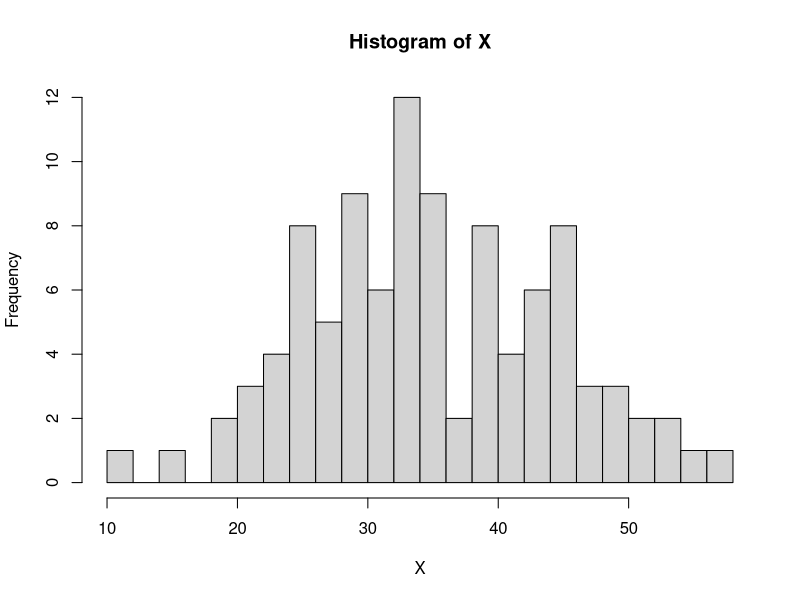
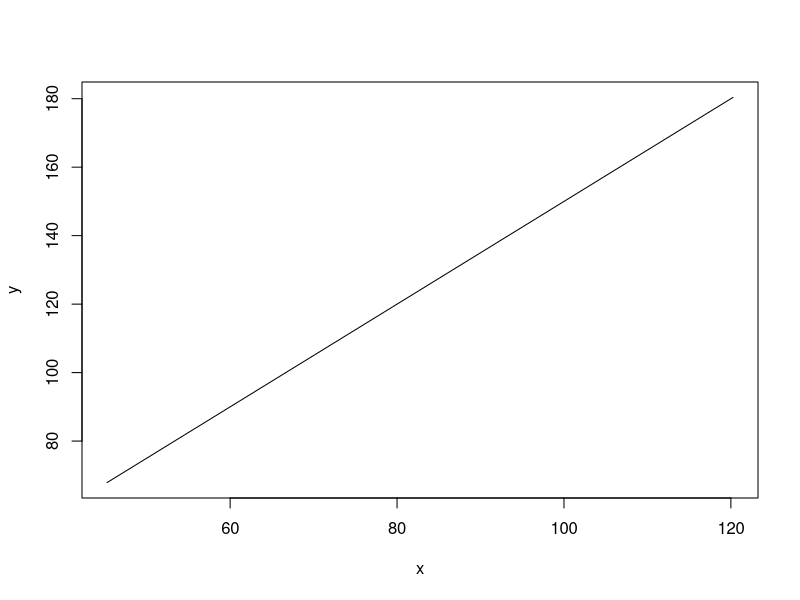

R code for these plots, in order:
## ---- chunk 1

# sample
X <- rnorm(100, mean =35, sd =10)
hist(X, breaks = 20)

sd(X*1.5)
z <- mean(X*1.5)

z2 <- 100-z

sd(X*1.5 + z2)
mean(X*1.5 + z2)

## 2a) y = 45.25 + 1.5*x

## 2b) range = 45.25 to 120.25

## 2c)
curve(x*1.5, from=45.25, to=120.25, , xlab="x", ylab="y")

## ---- chunk 2

## 4a) 

a <- log(1.42)
a

## 4b)

se_a <- (1.98/1.42)/1.96
se_a2 <- se_a/1.42
se_a2

## ---- chunk 3

p_shots <- function(prob) {
  n_shots <- 3
  x_shot <- rbinom(2,1,prob)
  repeat {
    if(x_shot[n_shots-2] == 0 & x_shot[n_shots-1] == 0){
      print(paste("shots", n_shots - 2, "and", n_shots - 1, "missed"))
      break()
    }
    else{
      x_shot <- append(x_shot, rbinom(1,1,prob))
    }
  n_shots <- n_shots + 1
  }
return(x_shot)
}

## ---- chunk 4

r_sample <- function(N, p, sampmethod = c("I", "C", "P")){
final <- c(rep(0, N))
  if(sampmethod == "I"){
    print(paste("I Sample" ,N, "observations with p = ",p))
    for(i in 1:N){
      x <- runif(1, min = 0, max = 1)
      final[i] <- x < p
    }
  }
  else if(sampmethod == "C"){
    print(paste("C Sample" ,N, "observations with p = ",p))
    x <- runif(N, min = 0, max = 1)
    sort(x)
    y <- floor(N*p)
    cut_point <- x[y]
    for(i in 1:N){
      final[i] <- i < cut_point
    }
  }
  else {
        print(paste("P Sample" ,N, "observations with p = ",p))
    is.even <- function(x) x %% 2 == 0
    if(is.even(N) == 0){
      stop("odd number of subjects")
    }
    else if(p != 0.5){
      stop("p is not 0.5")
    }
    else{
      x <- seq(2, N, 2)
      for(i in x){
        y <- runif(1, min = 0, max = 1)
        final[i] <- y < p
        final[i-1] <- abs(final[i] - 1)
      }
    }
  }
return(final)
}

